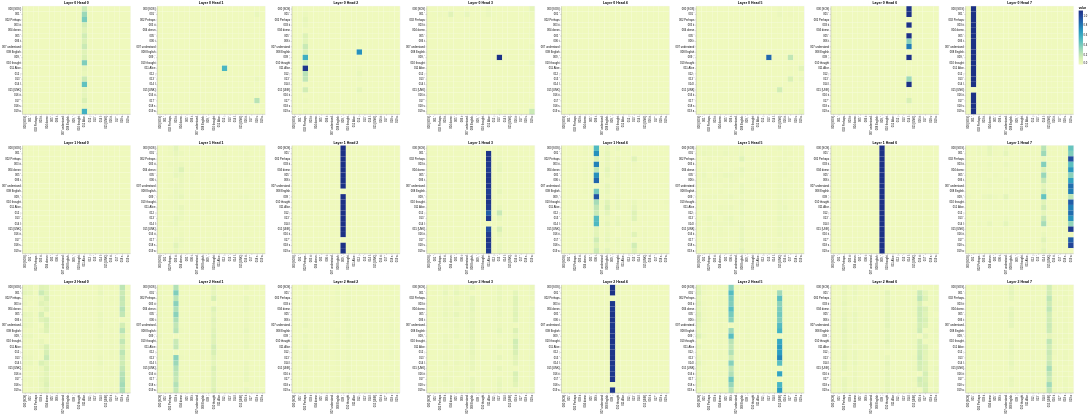

Notebook source saved alongside this figure:
### Code cell
layers = [0, 1, 2]
heads = [0, 1, 2, 3, 4, 5, 6, 7]

# Encoder Self-Attention
get_all_attention_maps("encoder", layers, heads, encoder_input_tokens, encoder_input_tokens, min(20, sentence_len))

### Figure 1 — Vega-Lite specification as saved in the notebook (floating-point values rounded to 4 significant figures; data arrays with more than 128 entries replaced by an {"elided": "..."} marker saying what was removed)
{"config": {"view": {"continuousWidth": 300, "continuousHeight": 300}}, "vconcat": [{"hconcat": [{"data": {"name": "data-0851a746ffa2d00107ad293328514d2c"}, "mark": {"type": "rect"}, "encoding": {"color": {"field": "value", "type": "quantitative"}, "tooltip": [{"field": "row", "type": "quantitative"}, {"field": "column", "type": "quantitative"}, {"field": "value", "type": "quantitative"}, {"field": "row_token", "type": "nominal"}, {"field": "col_token", "type": "nominal"}], "x": {"axis": {"title": ""}, "field": "col_token", "type": "nominal"}, "y": {"axis": {"title": ""}, "field": "row_token", "type": "nominal"}}, "height": 400, "name": "view_580c9c6bfbb8343e_0", "title": "Layer 0 Head 0", "width": 400}, {"data": {"name": "data-8e8cf5526dd4501003404b34fcb73eab"}, "mark": {"type": "rect"}, "encoding": {"color": {"field": "value", "type": "quantitative"}, "tooltip": [{"field": "row", "type": "quantitative"}, {"field": "column", "type": "quantitative"}, {"field": "value", "type": "quantitative"}, {"field": "row_token", "type": "nominal"}, {"field": "col_token", "type": "nominal"}], "x": {"axis": {"title": ""}, "field": "col_token", "type": "nominal"}, "y": {"axis": {"title": ""}, "field": "row_token", "type": "nominal"}}, "height": 400, "name": "view_4b98c7b07720dc30_1", "title": "Layer 0 Head 1", "width": 400}, {"data": {"name": "data-368a0038d441aed4728a8d0d1cb149e7"}, "mark": {"type": "rect"}, "encoding": {"color": {"field": "value", "type": "quantitative"}, "tooltip": [{"field": "row", "type": "quantitative"}, {"field": "column", "type": "quantitative"}, {"field": "value", "type": "quantitative"}, {"field": "row_token", "type": "nominal"}, {"field": "col_token", "type": "nominal"}], "x": {"axis": {"title": ""}, "field": "col_token", "type": "nominal"}, "y": {"axis": {"title": ""}, "field": "row_token", "type": "nominal"}}, "height": 400, "name": "view_833ac61fefb46274_2", "title": "Layer 0 Head 2", "width": 400}, {"data": {"name": "data-fa0006d0ce293becae2c173671c8a4fe"}, "mark": {"type": "rect"}, "encoding": {"color": {"field": "value", "type": "quantitative"}, "tooltip": [{"field": "row", "type": "quantitative"}, {"field": "column", "type": "quantitative"}, {"field": "value", "type": "quantitative"}, {"field": "row_token", "type": "nominal"}, {"field": "col_token", "type": "nominal"}], "x": {"axis": {"title": ""}, "field": "col_token", "type": "nominal"}, "y": {"axis": {"title": ""}, "field": "row_token", "type": "nominal"}}, "height": 400, "name": "view_bbf1edf29fdc02b1_3", "title": "Layer 0 Head 3", "width": 400}, {"data": {"name": "data-84ce8a117f82e082f53e6c9f6b9efcd8"}, "mark": {"type": "rect"}, "encoding": {"color": {"field": "value", "type": "quantitative"}, "tooltip": [{"field": "row", "type": "quantitative"}, {"field": "column", "type": "quantitative"}, {"field": "value", "type": "quantitative"}, {"field": "row_token", "type": "nominal"}, {"field": "col_token", "type": "nominal"}], "x": {"axis": {"title": ""}, "field": "col_token", "type": "nominal"}, "y": {"axis": {"title": ""}, "field": "row_token", "type": "nominal"}}, "height": 400, "name": "view_5fa10984b0e78cb6_4", "title": "Layer 0 Head 4", "width": 400}, {"data": {"name": "data-471d0eaa7087cde0755c0df87f2889f4"}, "mark": {"type": "rect"}, "encoding": {"color": {"field": "value", "type": "quantitative"}, "tooltip": [{"field": "row", "type": "quantitative"}, {"field": "column", "type": "quantitative"}, {"field": "value", "type": "quantitative"}, {"field": "row_token", "type": "nominal"}, {"field": "col_token", "type": "nominal"}], "x": {"axis": {"title": ""}, "field": "col_token", "type": "nominal"}, "y": {"axis": {"title": ""}, "field": "row_token", "type": "nominal"}}, "height": 400, "name": "view_4ff3666f187e2f5f_5", "title": "Layer 0 Head 5", "width": 400}, {"data": {"name": "data-643147c8d62671e85fa91e54da04cb81"}, "mark": {"type": "rect"}, "encoding": {"color": {"field": "value", "type": "quantitative"}, "tooltip": [{"field": "row", "type": "quantitative"}, {"field": "column", "type": "quantitative"}, {"field": "value", "type": "quantitative"}, {"field": "row_token", "type": "nominal"}, {"field": "col_token", "type": "nominal"}], "x": {"axis": {"title": ""}, "field": "col_token", "type": "nominal"}, "y": {"axis": {"title": ""}, "field": "row_token", "type": "nominal"}}, "height": 400, "name": "view_e215bcd68c71e8e8_6", "title": "Layer 0 Head 6", "width": 400}, {"data": {"name": "data-9092d1803027edaf08572e8ddeba2240"}, "mark": {"type": "rect"}, "encoding": {"color": {"field": "value", "type": "quantitative"}, "tooltip": [{"field": "row", "type": "quantitative"}, {"field": "column", "type": "quantitative"}, {"field": "value", "type": "quantitative"}, {"field": "row_token", "type": "nominal"}, {"field": "col_token", "type": "nominal"}], "x": {"axis": {"title": ""}, "field": "col_token", "type": "nominal"}, "y": {"axis": {"title": ""}, "field": "row_token", "type": "nominal"}}, "height": 400, "name": "view_5ba209112797367f_7", "title": "Layer 0 Head 7", "width": 400}]}, {"hconcat": [{"data": {"name": "data-14e896508f8c3a94ab087eae06555305"}, "mark": {"type": "rect"}, "encoding": {"color": {"field": "value", "type": "quantitative"}, "tooltip": [{"field": "row", "type": "quantitative"}, {"field": "column", "type": "quantitative"}, {"field": "value", "type": "quantitative"}, {"field": "row_token", "type": "nominal"}, {"field": "col_token", "type": "nominal"}], "x": {"axis": {"title": ""}, "field": "col_token", "type": "nominal"}, "y": {"axis": {"title": ""}, "field": "row_token", "type": "nominal"}}, "height": 400, "name": "view_b2f0ae87faa59a49_0", "title": "Layer 1 Head 0", "width": 400}, {"data": {"name": "data-7d8c6b5f8aa3d0e2c77dc028da040615"}, "mark": {"type": "rect"}, "encoding": {"color": {"field": "value", "type": "quantitative"}, "tooltip": [{"field": "row", "type": "quantitative"}, {"field": "column", "type": "quantitative"}, {"field": "value", "type": "quantitative"}, {"field": "row_token", "type": "nominal"}, {"field": "col_token", "type": "nominal"}], "x": {"axis": {"title": ""}, "field": "col_token", "type": "nominal"}, "y": {"axis": {"title": ""}, "field": "row_token", "type": "nominal"}}, "height": 400, "name": "view_0dd4ced0ed0a1163_1", "title": "Layer 1 Head 1", "width": 400}, {"data": {"name": "data-83bda0d451e45f46aeb68467e9525a05"}, "mark": {"type": "rect"}, "encoding": {"color": {"field": "value", "type": "quantitative"}, "tooltip": [{"field": "row", "type": "quantitative"}, {"field": "column", "type": "quantitative"}, {"field": "value", "type": "quantitative"}, {"field": "row_token", "type": "nominal"}, {"field": "col_token", "type": "nominal"}], "x": {"axis": {"title": ""}, "field": "col_token", "type": "nominal"}, "y": {"axis": {"title": ""}, "field": "row_token", "type": "nominal"}}, "height": 400, "name": "view_efefb68bafe416da_2", "title": "Layer 1 Head 2", "width": 400}, {"data": {"name": "data-8315d2b85d51cc1d6ea903ce175859ff"}, "mark": {"type": "rect"}, "encoding": {"color": {"field": "value", "type": "quantitative"}, "tooltip": [{"field": "row", "type": "quantitative"}, {"field": "column", "type": "quantitative"}, {"field": "value", "type": "quantitative"}, {"field": "row_token", "type": "nominal"}, {"field": "col_token", "type": "nominal"}], "x": {"axis": {"title": ""}, "field": "col_token", "type": "nominal"}, "y": {"axis": {"title": ""}, "field": "row_token", "type": "nominal"}}, "height": 400, "name": "view_5054880448635f3f_3", "title": "Layer 1 Head 3", "width": 400}, {"data": {"name": "data-8801383a1992b493280a66d8c41c4682"}, "mark": {"type": "rect"}, "encoding": {"color": {"field": "value", "type": "quantitative"}, "tooltip": [{"field": "row", "type": "quantitative"}, {"field": "column", "type": "quantitative"}, {"field": "value", "type": "quantitative"}, {"field": "row_token", "type": "nominal"}, {"field": "col_token", "type": "nominal"}], "x": {"axis": {"title": ""}, "field": "col_token", "type": "nominal"}, "y": {"axis": {"title": ""}, "field": "row_token", "type": "nominal"}}, "height": 400, "name": "view_3d42582c27a56d4e_4", "title": "Layer 1 Head 4", "width": 400}, {"data": {"name": "data-fcf8fc4b79923e75375f874956883296"}, "mark": {"type": "rect"}, "encoding": {"color": {"field": "value", "type": "quantitative"}, "tooltip": [{"field": "row", "type": "quantitative"}, {"field": "column", "type": "quantitative"}, {"field": "value", "type": "quantitative"}, {"field": "row_token", "type": "nominal"}, {"field": "col_token", "type": "nominal"}], "x": {"axis": {"title": ""}, "field": "col_token", "type": "nominal"}, "y": {"axis": {"title": ""}, "field": "row_token", "type": "nominal"}}, "height": 400, "name": "view_1eba239130f2e27e_5", "title": "Layer 1 Head 5", "width": 400}, {"data": {"name": "data-c43251ce34ad8d683feb059b714f74bf"}, "mark": {"type": "rect"}, "encoding": {"color": {"field": "value", "type": "quantitative"}, "tooltip": [{"field": "row", "type": "quantitative"}, {"field": "column", "type": "quantitative"}, {"field": "value", "type": "quantitative"}, {"field": "row_token", "type": "nominal"}, {"field": "col_token", "type": "nominal"}], "x": {"axis": {"title": ""}, "field": "col_token", "type": "nominal"}, "y": {"axis": {"title": ""}, "field": "row_token", "type": "nominal"}}, "height": 400, "name": "view_78a6b019964dce98_6", "title": "Layer 1 Head 6", "width": 400}, {"data": {"name": "data-9c1066d34af1663230756819ef75ed3e"}, "mark": {"type": "rect"}, "encoding": {"color": {"field": "value", "type": "quantitative"}, "tooltip": [{"field": "row", "type": "quantitative"}, {"field": "column", "type": "quantitative"}, {"field": "value", "type": "quantitative"}, {"field": "row_token", "type": "nominal"}, {"field": "col_token", "type": "nominal"}], "x": {"axis": {"title": ""}, "field": "col_token", "type": "nominal"}, "y": {"axis": {"title": ""}, "field": "row_token", "type": "nominal"}}, "height": 400, "name": "view_01d6f45d13101c23_7", "title": "Layer 1 Head 7", "width": 400}]}, {"hconcat": [{"data": {"name": "data-ebac4bc27e9993280a0a4a85955a928f"}, "mark": {"type": "rect"}, "encoding": {"color": {"field": "value", "type": "quantitative"}, "tooltip": [{"field": "row", "type": "quantitative"}, {"field": "column", "type": "quantitative"}, {"field": "value", "type": "quantitative"}, {"field": "row_token", "type": "nominal"}, {"field": "col_token", "type": "nominal"}], "x": {"axis": {"title": ""}, "field": "col_token", "type": "nominal"}, "y": {"axis": {"title": ""}, "field": "row_token", "type": "nominal"}}, "height": 400, "name": "view_e604e6137680f603_0", "title": "Layer 2 Head 0", "width": 400}, {"data": {"name": "data-93056998c1fdbac10d88437e92592e4b"}, "mark": {"type": "rect"}, "encoding": {"color": {"field": "value", "type": "quantitative"}, "tooltip": [{"field": "row", "type": "quantitative"}, {"field": "column", "type": "quantitative"}, {"field": "value", "type": "quantitative"}, {"field": "row_token", "type": "nominal"}, {"field": "col_token", "type": "nominal"}], "x": {"axis": {"title": ""}, "field": "col_token", "type": "nominal"}, "y": {"axis": {"title": ""}, "field": "row_token", "type": "nominal"}}, "height": 400, "name": "view_cbb6565c465a6848_1", "title": "Layer 2 Head 1", "width": 400}, {"data": {"name": "data-388b8c8133491b31480ef746460d0dcc"}, "mark": {"type": "rect"}, "encoding": {"color": {"field": "value", "type": "quantitative"}, "tooltip": [{"field": "row", "type": "quantitative"}, {"field": "column", "type": "quantitative"}, {"field": "value", "type": "quantitative"}, {"field": "row_token", "type": "nominal"}, {"field": "col_token", "type": "nominal"}], "x": {"axis": {"title": ""}, "field": "col_token", "type": "nominal"}, "y": {"axis": {"title": ""}, "field": "row_token", "type": "nominal"}}, "height": 400, "name": "view_8015272332800e9e_2", "title": "Layer 2 Head 2", "width": 400}, {"data": {"name": "data-e9f9bb24fd676254f68ae4157d9da8b2"}, "mark": {"type": "rect"}, "encoding": {"color": {"field": "value", "type": "quantitative"}, "tooltip": [{"field": "row", "type": "quantitative"}, {"field": "column", "type": "quantitative"}, {"field": "value", "type": "quantitative"}, {"field": "row_token", "type": "nominal"}, {"field": "col_token", "type": "nominal"}], "x": {"axis": {"title": ""}, "field": "col_token", "type": "nominal"}, "y": {"axis": {"title": ""}, "field": "row_token", "type": "nominal"}}, "height": 400, "name": "view_daddfce13bdbea8a_3", "title": "Layer 2 Head 3", "width": 400}, {"data": {"name": "data-af09338bb0d48865c9e22586e7739626"}, "mark": {"type": "rect"}, "encoding": {"color": {"field": "value", "type": "quantitative"}, "tooltip": [{"field": "row", "type": "quantitative"}, {"field": "column", "type": "quantitative"}, {"field": "value", "type": "quantitative"}, {"field": "row_token", "type": "nominal"}, {"field": "col_token", "type": "nominal"}], "x": {"axis": {"title": ""}, "field": "col_token", "type": "nominal"}, "y": {"axis": {"title": ""}, "field": "row_token", "type": "nominal"}}, "height": 400, "name": "view_243be0b3ed3b3151_4", "title": "Layer 2 Head 4", "width": 400}, {"data": {"name": "data-679f385d2ae847a4fa0565a3da5b5dc8"}, "mark": {"type": "rect"}, "encoding": {"color": {"field": "value", "type": "quantitative"}, "tooltip": [{"field": "row", "type": "quantitative"}, {"field": "column", "type": "quantitative"}, {"field": "value", "type": "quantitative"}, {"field": "row_token", "type": "nominal"}, {"field": "col_token", "type": "nominal"}], "x": {"axis": {"title": ""}, "field": "col_token", "type": "nominal"}, "y": {"axis": {"title": ""}, "field": "row_token", "type": "nominal"}}, "height": 400, "name": "view_dee67366f4cf89b9_5", "title": "Layer 2 Head 5", "width": 400}, {"data": {"name": "data-8b013bbab68f8eeae4b068e29546d415"}, "mark": {"type": "rect"}, "encoding": {"color": {"field": "value", "type": "quantitative"}, "tooltip": [{"field": "row", "type": "quantitative"}, {"field": "column", "type": "quantitative"}, {"field": "value", "type": "quantitative"}, {"field": "row_token", "type": "nominal"}, {"field": "col_token", "type": "nominal"}], "x": {"axis": {"title": ""}, "field": "col_token", "type": "nominal"}, "y": {"axis": {"title": ""}, "field": "row_token", "type": "nominal"}}, "height": 400, "name": "view_dcf4722da3f727c8_6", "title": "Layer 2 Head 6", "width": 400}, {"data": {"name": "data-1f9627f9bb66f6ce37968e389a37f2cc"}, "mark": {"type": "rect"}, "encoding": {"color": {"field": "value", "type": "quantitative"}, "tooltip": [{"field": "row", "type": "quantitative"}, {"field": "column", "type": "quantitative"}, {"field": "value", "type": "quantitative"}, {"field": "row_token", "type": "nominal"}, {"field": "col_token", "type": "nominal"}], "x": {"axis": {"title": ""}, "field": "col_token", "type": "nominal"}, "y": {"axis": {"title": ""}, "field": "row_token", "type": "nominal"}}, "height": 400, "name": "view_bda3d4d3ae0e1baa_7", "title": "Layer 2 Head 7", "width": 400}]}], "params": [{"name": "param_1e9efca18e7a2868", "select": {"type": "interval", "encodings": ["x", "y"]}, "bind": "scales", "views": ["view_580c9c6bfbb8343e_0", "view_4b98c7b07720dc30_1", "view_833ac61fefb46274_2", "view_bbf1edf29fdc02b1_3", "view_5fa10984b0e78cb6_4", "view_4ff3666f187e2f5f_5", "view_e215bcd68c71e8e8_6", "view_5ba209112797367f_7", "view_b2f0ae87faa59a49_0", "view_0dd4ced0ed0a1163_1", "view_efefb68bafe416da_2", "view_5054880448635f3f_3", "view_3d42582c27a56d4e_4", "view_1eba239130f2e27e_5", "view_78a6b019964dce98_6", "view_01d6f45d13101c23_7", "view_e604e6137680f603_0", "view_cbb6565c465a6848_1", "view_8015272332800e9e_2", "view_daddfce13bdbea8a_3", "view_243be0b3ed3b3151_4", "view_dee67366f4cf89b9_5", "view_dcf4722da3f727c8_6", "view_bda3d4d3ae0e1baa_7"]}], "$schema": "https://vega.github.io/schema/vega-lite/v6.4.1.json", "datasets": {"data-0851a746ffa2d00107ad293328514d2c": {"elided": "400 records"}, "data-8e8cf5526dd4501003404b34fcb73eab": {"elided": "400 records"}, "data-368a0038d441aed4728a8d0d1cb149e7": {"elided": "400 records"}, "data-fa0006d0ce293becae2c173671c8a4fe": {"elided": "400 records"}, "data-84ce8a117f82e082f53e6c9f6b9efcd8": {"elided": "400 records"}, "data-471d0eaa7087cde0755c0df87f2889f4": {"elided": "400 records"}, "data-643147c8d62671e85fa91e54da04cb81": {"elided": "400 records"}, "data-9092d1803027edaf08572e8ddeba2240": {"elided": "400 records"}, "data-14e896508f8c3a94ab087eae06555305": {"elided": "400 records"}, "data-7d8c6b5f8aa3d0e2c77dc028da040615": {"elided": "400 records"}, "data-83bda0d451e45f46aeb68467e9525a05": {"elided": "400 records"}, "data-8315d2b85d51cc1d6ea903ce175859ff": {"elided": "400 records"}, "data-8801383a1992b493280a66d8c41c4682": {"elided": "400 records"}, "data-fcf8fc4b79923e75375f874956883296": {"elided": "400 records"}, "data-c43251ce34ad8d683feb059b714f74bf": {"elided": "400 records"}, "data-9c1066d34af1663230756819ef75ed3e": {"elided": "400 records"}, "data-ebac4bc27e9993280a0a4a85955a928f": {"elided": "400 records"}, "data-93056998c1fdbac10d88437e92592e4b": {"elided": "400 records"}, "data-388b8c8133491b31480ef746460d0dcc": {"elided": "400 records"}, "data-e9f9bb24fd676254f68ae4157d9da8b2": {"elided": "400 records"}, "data-af09338bb0d48865c9e22586e7739626": {"elided": "400 records"}, "data-679f385d2ae847a4fa0565a3da5b5dc8": {"elided": "400 records"}, "data-8b013bbab68f8eeae4b068e29546d415": {"elided": "400 records"}, "data-1f9627f9bb66f6ce37968e389a37f2cc": {"elided": "400 records"}}}
